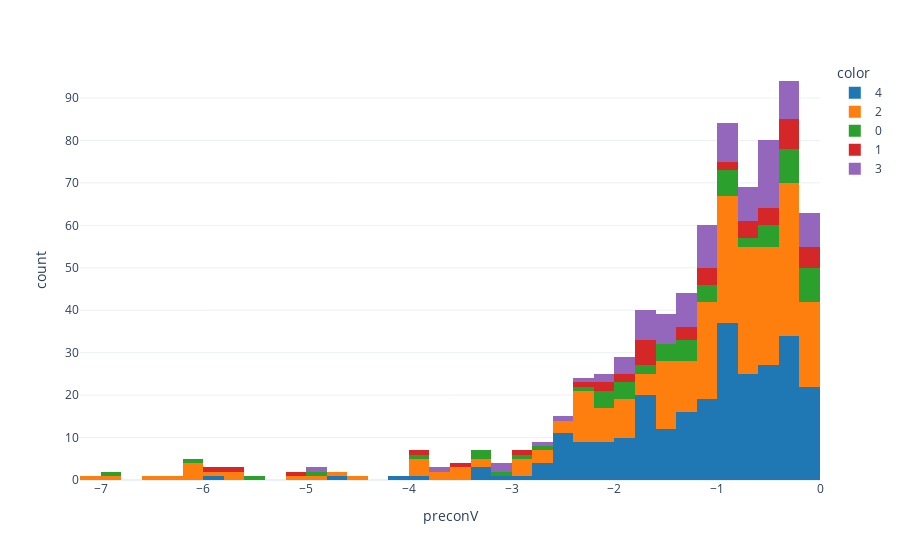

Write notebook code for a chart like this one.
### Code cell
plotHist(df = cc, xvals = "preconV")

### Figure 1 — Plotly figure (JSON) as saved in the notebook; plotly's stock layout.template omitted (floating-point values rounded to 4 significant figures; data arrays with more than 128 entries replaced by an {"elided": "..."} marker saying what was removed)
{"data": [{"alignmentgroup": "True", "bingroup": "x", "hovertemplate": "color=4<br>x=%{x}<br>count=%{y}<extra></extra>", "legendgroup": "4", "marker": {"color": "#1F77B4"}, "name": "4", "offsetgroup": "4", "orientation": "v", "showlegend": true, "type": "histogram", "x": {"elided": "346 float values"}, "xaxis": "x", "yaxis": "y"}, {"alignmentgroup": "True", "bingroup": "x", "hovertemplate": "color=2<br>x=%{x}<br>count=%{y}<extra></extra>", "legendgroup": "2", "marker": {"color": "#FF7F0E"}, "name": "2", "offsetgroup": "2", "orientation": "v", "showlegend": true, "type": "histogram", "x": {"elided": "337 float values"}, "xaxis": "x", "yaxis": "y"}, {"alignmentgroup": "True", "bingroup": "x", "hovertemplate": "color=0<br>x=%{x}<br>count=%{y}<extra></extra>", "legendgroup": "0", "marker": {"color": "#2CA02C"}, "name": "0", "offsetgroup": "0", "orientation": "v", "showlegend": true, "type": "histogram", "x": [-5.54, -0.8115, -0.4337, -2.26, -0.2447, -0.3241, null, -3.024, null, -1.736, null, -0.1075, null, -1.81, null, -0.2282, -0.4154, -4.828, null, -1.348, null, null, null, null, -2.058, -0.2283, null, null, null, null, null, null, -1.201, null, null, -0.4366, -1.195, -1.832, -1.366, null, null, -3.351, null, -2.019, null, null, -0.14, -1.021, -0.1969, -1.609, null, null, -0.3128, null, null, -3.329, -3.832, -0.2221, null, -2.637, -0.03751, null, -0.8691, -1.58, -0.2967, null, -1.333, null, -0.597, -0.09595, -0.1673, null, -0.06944, -1.584, null, null, -0.6478, null, -1.284, -0.1351, -1.08, -6.876, -0.9769, -1.898, null, null, -6.144, -1.554, null, -1.177, null, null, null, -2.822, -0.9578, null, null, null, null, -0.6198, -2.03, -0.2674, -0.99, -2.139, -0.564, -0.9279, -1.453, null, -1.897, null], "xaxis": "x", "yaxis": "y"}, {"alignmentgroup": "True", "bingroup": "x", "hovertemplate": "color=1<br>x=%{x}<br>count=%{y}<extra></extra>", "legendgroup": "1", "marker": {"color": "#D62728"}, "name": "1", "offsetgroup": "1", "orientation": "v", "showlegend": true, "type": "histogram", "x": [null, null, null, -5.0, -0.2829, null, -1.979, -0.08916, null, -0.2251, -1.679, null, null, -0.2298, null, -1.724, null, null, null, -0.109, -0.3807, -1.224, -3.835, -0.1249, -0.3772, -0.5664, null, -0.5028, null, null, -2.92, -0.1347, -0.7911, null, -0.6938, null, -1.011, -1.14, -0.2228, -0.2375, null, -2.113, -0.4186, null, null, -2.229, null, -1.697, -1.358, null, -0.04601, null, null, -1.184, -2.031, -1.629, null, null, null, null, null, -1.117, -1.791, -0.5732, -5.714, -5.871, -0.8061, -0.8074, null, null, null, -0.6198, null, -1.629, null, -0.7643, -1.97, -3.531, null, -1.249, null], "xaxis": "x", "yaxis": "y"}, {"alignmentgroup": "True", "bingroup": "x", "hovertemplate": "color=3<br>x=%{x}<br>count=%{y}<extra></extra>", "legendgroup": "3", "marker": {"color": "#9467BD"}, "name": "3", "offsetgroup": "3", "orientation": "v", "showlegend": true, "type": "histogram", "x": [-1.175, null, -1.507, -1.582, -1.622, -1.906, -1.206, -1.372, -0.9682, null, -1.611, null, null, -0.8268, -1.111, -0.3989, -1.029, -0.8442, null, null, null, -1.444, -1.282, -1.204, -4.946, -1.379, -0.6958, -0.3236, -0.4602, -0.9048, -0.4557, -2.287, -0.9899, null, null, null, -0.4549, -1.072, -1.241, -0.434, -0.5592, -0.587, -1.769, null, null, -0.6334, -0.5643, null, -0.2875, null, -1.855, -0.2961, null, -0.2719, -1.179, null, -0.6666, -0.1878, -1.47, -0.02949, -0.8057, -1.905, -0.2964, null, null, -0.2367, -0.4779, -2.663, null, -1.269, -0.7689, -1.189, null, null, -0.3029, -0.4184, -1.887, null, -1.223, -1.577, -0.4472, -1.7, -1.672, -0.8652, null, null, -1.072, -0.3372, -0.05272, -1.078, -0.07524, null, -3.731, null, -2.168, -0.05605, -0.06836, -1.541, -0.4005, -0.4176, -0.6311, -0.07569, null, -0.6427, -0.5149, -0.6277, -0.887, null, -0.5726, -1.652, null, -1.001, -2.035, -1.486, -0.8886, -1.605, -0.425, -2.501, -0.4126, -0.08566, null, null, -3.082, -3.183, -0.6628, -1.096], "xaxis": "x", "yaxis": "y"}], "layout": {"barmode": "relative", "legend": {"title": {"text": "color"}, "tracegroupgap": 0}, "margin": {"t": 60}, "xaxis": {"anchor": "y", "domain": [0, 1], "title": {"text": "preconV"}}, "yaxis": {"anchor": "x", "domain": [0, 1], "title": {"text": "count"}}}}
